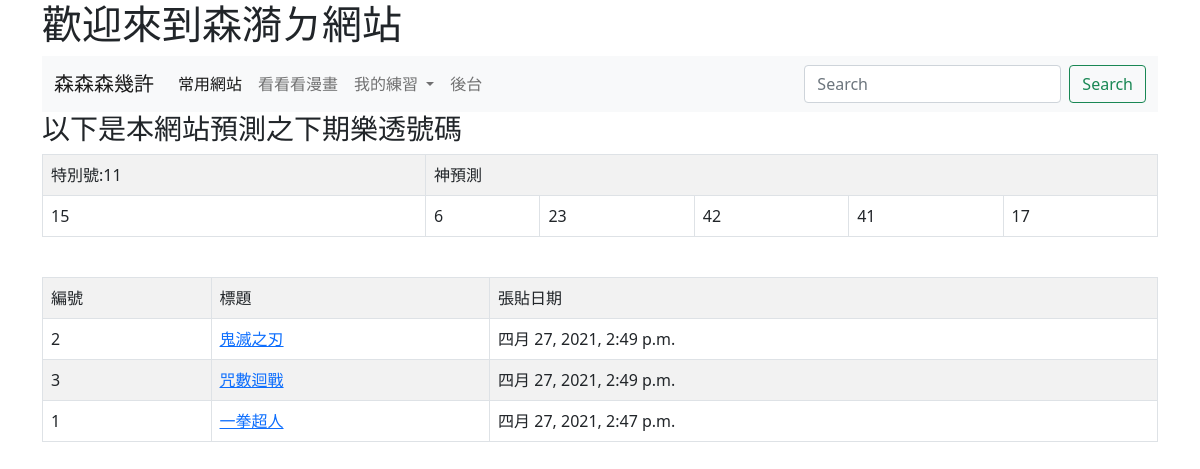
The page / on the database its author committed.
### mysite/models.py (models this page shows, shortened)
class Post(models.Model):
    title = models.CharField(max_length=200)
    body = models.TextField()
    pub_date = models.DateTimeField(default=timezone.now)
    class Meta:
        ordering = ('-pub_date',)

### mysite/views.py (the view)
# urls.py: path('',index),
def index(request):
	posts=Post.objects.all()
	myname="森漪"
	data=[i for i in range(1,43)]
	random.shuffle(data)
	lotto_numbers=data[0:6]
	special_number=data[6]
	return render(request,"index.html",locals())

### templates/index.html (shortened to what this page needs)
<!doctype html>
<html>
  <head>
    <link href="https://cdn.jsdelivr.net/npm/bootstrap@5.0.0-beta3/dist/css/bootstrap.min.css" rel="stylesheet">
  </head>
  <body>
    <div class="container">
    <h1>歡迎來到{{myname}}ㄉ網站</h1>
    <nav class="navbar navbar-expand-lg navbar-light bg-light">
      <div class="container-fluid">
        <a class="navbar-brand" href="#">森森森幾許</a>
        <div class="collapse navbar-collapse" id="navbarSupportedContent">
          <ul class="navbar-nav me-auto mb-2 mb-lg-0">
            <li class="nav-item">
              <a class="nav-link active" aria-current="page" href="/">常用網站</a>
            </li>
            <li class="nav-item">
              <a class="nav-link" href="https://tw.manhuagui.com/list/view.html">看看看漫畫</a>
            </li>
            <li class="nav-item dropdown">
              <a class="nav-link dropdown-toggle" href="#" id="navbarDropdown" role="button" data-bs-toggle="dropdown" aria-expanded="false">
                我的練習
              </a>
            </li>
            <li class="nav-item">
              <a class="nav-link" href="/admin/" tabindex="-1">後台</a>
            </li>
          </ul>
          <form class="d-flex">
            <input class="form-control me-2" type="search" placeholder="Search" aria-label="Search">
            <button class="btn btn-outline-success" type="submit">Search</button>
          </form>
        </div>
      </div>
    </nav>
    <h3>以下是本網站預測之下期樂透號碼</h3>
    <table class='table table-striped table-bordered'>
        <tr><td>特別號:{{ special_number }}</td><td colspan=5>神預測</td></tr>
        <tr>
            {% for no in lotto_numbers %}
            <td>
                {{no}}
            </td>
            {% endfor %}
        </tr>
    </table>
    <br>
    <table class='table table-striped table-bordered'>
      <tr><td>編號</td><td>標題</td><td>張貼日期</td></tr>
      {% for post in posts %}
      <tr>
          <td>{{post.id}}</td>
          <td><a href="/show/{{post.id}}/">{{post.title}}</a></td>
          <td>{{post.pub_date}}</td>
      </tr>
      {% endfor %}
    </table>
    </div>
  </body>
</html>

### rows shown on the page
Post: id "2", title "鬼滅之刃", pub_date "四月 27, 2021, 2:49 p.m."
Post: id "3", title "咒數迴戰", pub_date "四月 27, 2021, 2:49 p.m."
Post: id "1", title "一拳超人", pub_date "四月 27, 2021, 2:47 p.m."

### other values the page prints
{{ special_number }} "11"
{{ no }} "15" "6" "23" "42" "41" "17"
